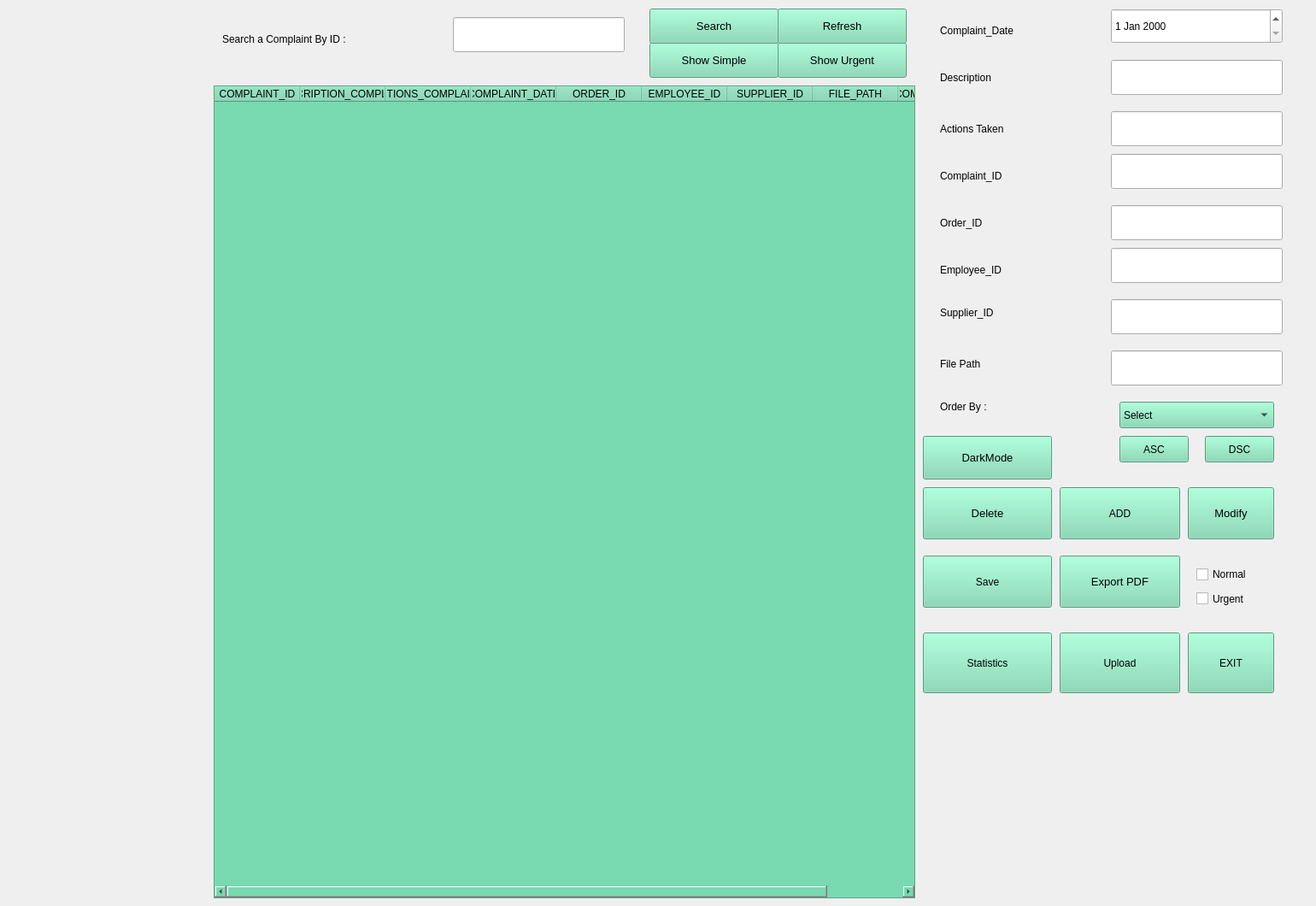
    <widget class="QWidget" name="page_3">
     <widget class="QPushButton" name="updateButton">
      <property name="geometry">
       <rect>
        <x>1390</x>
        <y>570</y>
        <width>101</width>
        <height>61</height>
       </rect>
      </property>
      <property name="font">
       <font>
        <pointsize>10</pointsize>
       </font>
      </property>
      <property name="cursor">
       <cursorShape>PointingHandCursor</cursorShape>
      </property>
      <property name="styleSheet">
       <string notr="true">background: #79d9b0;</string>
      </property>
      <property name="text">
       <string>Modify</string>
      </property>
      <property name="icon">
       <iconset resource="background.qrc">
        <normaloff>:/background/resources/modify.png</normaloff>:/background/resources/modify.png</iconset>
      </property>
     </widget>
     <widget class="QPushButton" name="afficherSimpleButton">
      <property name="geometry">
       <rect>
        <x>760</x>
        <y>50</y>
        <width>151</width>
        <height>41</height>
       </rect>
      </property>
      <property name="font">
       <font>
        <pointsize>10</pointsize>
       </font>
      </property>
      <property name="cursor">
       <cursorShape>PointingHandCursor</cursorShape>
      </property>
      <property name="styleSheet">
       <string notr="true">background: #79d9b0;</string>
      </property>
      <property name="text">
       <string>Show Simple</string>
      </property>
      <property name="icon">
       <iconset resource="background.qrc">
        <normaloff>:/resources/r1.png</normaloff>:/resources/r1.png</iconset>
      </property>
      <property name="iconSize">
       <size>
        <width>30</width>
        <height>30</height>
       </size>
      </property>
     </widget>
     <widget class="QLabel" name="label_10">
      <property name="geometry">
       <rect>
        <x>260</x>
        <y>30</y>
        <width>251</width>
        <height>31</height>
       </rect>
      </property>
      <property name="styleSheet">
       <string notr="true">font: 600 20px &quot;Sitka Display Semibold&quot;;
</string>
      </property>
      <property name="text">
       <string>Search a Complaint By ID :</string>
      </property>
     </widget>
     <widget class="QComboBox" name="combobox">
      <property name="geometry">
       <rect>
        <x>1310</x>
        <y>470</y>
        <width>181</width>
        <height>31</height>
       </rect>
      </property>
      <property name="styleSheet">
       <string notr="true">background: #79d9b0;</string>
      </property>
      <item>
       <property name="text">
        <string>Select</string>
       </property>
      </item>
     </widget>
     <widget class="QLabel" name="label_7">
      <property name="geometry">
       <rect>
        <x>1100</x>
        <y>350</y>
        <width>161</width>
        <height>31</height>
       </rect>
      </property>
      <property name="text">
       <string>Supplier_ID</string>
      </property>
     </widget>
     <widget class="QDateEdit" name="l0">
      <property name="geometry">
       <rect>
        <x>1300</x>
        <y>10</y>
        <width>201</width>
        <height>41</height>
       </rect>
      </property>
     </widget>
     <widget class="QLineEdit" name="seearchLine_6">
      <property name="geometry">
       <rect>
        <x>530</x>
        <y>20</y>
        <width>201</width>
        <height>41</height>
       </rect>
      </property>
      <property name="styleSheet">
       <string notr="true"/>
      </property>
     </widget>
     <widget class="QLabel" name="label_6">
      <property name="geometry">
       <rect>
        <x>1100</x>
        <y>300</y>
        <width>161</width>
        <height>31</height>
       </rect>
      </property>
      <property name="text">
       <string>Employee_ID</string>
      </property>
     </widget>
     <widget class="QPushButton" name="exportButton_6">
      <property name="geometry">
       <rect>
        <x>1240</x>
        <y>650</y>
        <width>141</width>
        <height>61</height>
       </rect>
      </property>
      <property name="font">
       <font>
        <pointsize>10</pointsize>
       </font>
      </property>
      <property name="cursor">
       <cursorShape>PointingHandCursor</cursorShape>
      </property>
      <property name="styleSheet">
       <string notr="true">background: #79d9b0;</string>
      </property>
      <property name="text">
       <string>Export PDF</string>
      </property>
      <property name="icon">
       <iconset resource="background.qrc">
        <normaloff>:/background/resources/pdf.png</normaloff>:/background/resources/pdf.png</iconset>
      </property>
      <property name="iconSize">
       <size>
        <width>30</width>
        <height>40</height>
       </size>
      </property>
     </widget>
     <widget class="QLabel" name="label_8">
      <property name="geometry">
       <rect>
        <x>1100</x>
        <y>410</y>
        <width>161</width>
        <height>31</height>
       </rect>
      </property>
      <property name="text">
       <string>File Path</string>
      </property>
     </widget>
     <widget class="QLineEdit" name="filePathLineEdit">
      <property name="geometry">
       <rect>
        <x>1300</x>
        <y>410</y>
        <width>201</width>
        <height>41</height>
       </rect>
      </property>
     </widget>
     <widget class="QPushButton" name="afficherUrgentButton">
      <property name="geometry">
       <rect>
        <x>910</x>
        <y>50</y>
        <width>151</width>
        <height>41</height>
       </rect>
      </property>
      <property name="font">
       <font>
        <pointsize>10</pointsize>
       </font>
      </property>
      <property name="cursor">
       <cursorShape>PointingHandCursor</cursorShape>
      </property>
      <property name="styleSheet">
       <string notr="true">background: #79d9b0;</string>
      </property>
      <property name="text">
       <string>Show Urgent</string>
      </property>
      <property name="icon">
       <iconset resource="background.qrc">
        <normaloff>:/resources/r1.png</normaloff>:/resources/r1.png</iconset>
      </property>
      <property name="iconSize">
       <size>
        <width>30</width>
        <height>30</height>
       </size>
      </property>
     </widget>
     <widget class="QLabel" name="label_4">
      <property name="geometry">
       <rect>
        <x>1100</x>
        <y>190</y>
        <width>171</width>
        <height>31</height>
       </rect>
      </property>
      <property name="text">
       <string>Complaint_ID</string>
      </property>
     </widget>
     <widget class="QPushButton" name="deleteButton">
      <property name="geometry">
       <rect>
        <x>1080</x>
        <y>570</y>
        <width>151</width>
        <height>61</height>
       </rect>
      </property>
      <property name="font">
       <font>
        <pointsize>10</pointsize>
       </font>
      </property>
      <property name="cursor">
       <cursorShape>PointingHandCursor</cursorShape>
      </property>
      <property name="styleSheet">
       <string notr="true">background: #79d9b0;</string>
      </property>
      <property name="text">
       <string>Delete</string>
      </property>
      <property name="icon">
       <iconset resource="background.qrc">
        <normaloff>:/background/resources/delete.png</normaloff>:/background/resources/delete.png</iconset>
      </property>
     </widget>
     <widget class="QLabel" name="label_5">
      <property name="geometry">
       <rect>
        <x>1100</x>
        <y>250</y>
        <width>161</width>
        <height>21</height>
       </rect>
      </property>
      <property name="text">
       <string>Order_ID</string>
      </property>
     </widget>
     <widget class="QLineEdit" name="l2">
      <property name="geometry">
       <rect>
        <x>1300</x>
        <y>130</y>
        <width>201</width>
        <height>41</height>
       </rect>
      </property>
     </widget>
     <widget class="QLineEdit" name="l3">
      <property name="geometry">
       <rect>
        <x>1300</x>
        <y>180</y>
        <width>201</width>
        <height>41</height>
       </rect>
      </property>
     </widget>
     <widget class="QPushButton" name="searchButton">
      <property name="geometry">
       <rect>
        <x>760</x>
        <y>10</y>
        <width>151</width>
        <height>41</height>
       </rect>
      </property>
      <property name="font">
       <font>
        <pointsize>10</pointsize>
       </font>
      </property>
      <property name="cursor">
       <cursorShape>PointingHandCursor</cursorShape>
      </property>
      <property name="styleSheet">
       <string notr="true">background: #79d9b0;</string>
      </property>
      <property name="text">
       <string>Search</string>
      </property>
      <property name="icon">
       <iconset resource="background.qrc">
        <normaloff>:/background/resources/search.jpg</normaloff>:/background/resources/search.jpg</iconset>
      </property>
      <property name="iconSize">
       <size>
        <width>30</width>
        <height>30</height>
       </size>
      </property>
     </widget>
     <widget class="QPushButton" name="dscButton">
      <property name="geometry">
       <rect>
        <x>1410</x>
        <y>510</y>
        <width>81</width>
        <height>31</height>
       </rect>
      </property>
      <property name="styleSheet">
       <string notr="true">background: #79d9b0;</string>
      </property>
      <property name="text">
       <string>DSC</string>
      </property>
      <property name="icon">
       <iconset resource="background.qrc">
        <normaloff>:/background/resources/descend.png</normaloff>:/background/resources/descend.png</iconset>
      </property>
      <property name="iconSize">
       <size>
        <width>30</width>
        <height>20</height>
       </size>
      </property>
     </widget>
     <widget class="QLineEdit" name="l5">
      <property name="geometry">
       <rect>
        <x>1300</x>
        <y>290</y>
        <width>201</width>
        <height>41</height>
       </rect>
      </property>
     </widget>
     <widget class="QLabel" name="label_9">
      <property name="geometry">
       <rect>
        <x>1100</x>
        <y>460</y>
        <width>161</width>
        <height>31</height>
       </rect>
      </property>
      <property name="text">
       <string>Order By :</string>
      </property>
     </widget>
     <widget class="QPushButton" name="ascButton">
      <property name="geometry">
       <rect>
        <x>1310</x>
        <y>510</y>
        <width>81</width>
        <height>31</height>
       </rect>
      </property>
      <property name="styleSheet">
       <string notr="true">background: #79d9b0;</string>
      </property>
      <property name="text">
       <string>ASC</string>
      </property>
      <property name="icon">
       <iconset resource="background.qrc">
        <normaloff>:/background/resources/ascend.png</normaloff>:/background/resources/ascend.png</iconset>
      </property>
      <property name="iconSize">
       <size>
        <width>30</width>
        <height>20</height>
       </size>
      </property>
     </widget>
     <widget class="QPushButton" name="backButton">
      <property name="geometry">
       <rect>
        <x>1390</x>
        <y>740</y>
        <width>101</width>
        <height>71</height>
       </rect>
      </property>
      <property name="styleSheet">
       <string notr="true">background: #79d9b0;</string>
      </property>
      <property name="text">
       <string>EXIT</string>
      </property>
      <property name="icon">
       <iconset resource="background.qrc">
        <normaloff>:/background/resources/exit.png</normaloff>:/background/resources/exit.png</iconset>
      </property>
      <property name="iconSize">
       <size>
        <width>30</width>
        <height>40</height>
       </size>
      </property>
     </widget>
     <widget class="QCheckBox" name="normalCheckBox">
      <property name="geometry">
       <rect>
        <x>1400</x>
        <y>660</y>
        <width>91</width>
        <height>24</height>
       </rect>
      </property>
      <property name="text">
       <string>Normal</string>
      </property>
     </widget>
     <widget class="QTableWidget" name="tableWidget_6">
      <property name="geometry">
       <rect>
        <x>250</x>
        <y>100</y>
        <width>821</width>
        <height>951</height>
       </rect>
      </property>
      <property name="styleSheet">
       <string notr="true">background:#79d9b0; 
</string>
      </property>
      <column>
       <property name="text">
        <string>COMPLAINT_ID</string>
       </property>
      </column>
      <column>
       <property name="text">
        <string>DESCRIPTION_COMPLAINT</string>
       </property>
      </column>
      <column>
       <property name="text">
        <string>ACTIONS_COMPLAINT</string>
       </property>
      </column>
      <column>
       <property name="text">
        <string>COMPLAINT_DATE</string>
       </property>
      </column>
      <column>
       <property name="text">
        <string>ORDER_ID</string>
       </property>
      </column>
      <column>
       <property name="text">
        <string>EMPLOYEE_ID</string>
       </property>
      </column>
      <column>
       <property name="text">
        <string>SUPPLIER_ID</string>
       </property>
      </column>
      <column>
       <property name="text">
        <string>FILE_PATH</string>
       </property>
      </column>
      <column>
       <property name="text">
        <string>COMPLAINT_TYPE</string>
       </property>
      </column>
     </widget>
     <widget class="QPushButton" name="statistique_6">
      <property name="geometry">
       <rect>
        <x>1080</x>
        <y>740</y>
        <width>151</width>
        <height>71</height>
       </rect>
      </property>
      <property name="font">
       <font>
        <pointsize>9</pointsize>
       </font>
      </property>
      <property name="cursor">
       <cursorShape>PointingHandCursor</cursorShape>
      </property>
      <property name="styleSheet">
       <string notr="true">background: #79d9b0;</string>
      </property>
      <property name="text">
       <string>Statistics</string>
      </property>
      <property name="icon">
       <iconset resource="background.qrc">
        <normaloff>:/background/resources/stats.png</normaloff>:/background/resources/stats.png</iconset>
      </property>
      <property name="iconSize">
       <size>
        <width>30</width>
        <height>40</height>
       </size>
      </property>
     </widget>
     <widget class="QLineEdit" name="l7">
      <property name="geometry">
       <rect>
        <x>1300</x>
        <y>350</y>
        <width>201</width>
        <height>41</height>
       </rect>
      </property>
     </widget>
     <widget class="QLineEdit" name="l4">
      <property name="geometry">
       <rect>
        <x>1300</x>
        <y>240</y>
        <width>201</width>
        <height>41</height>
       </rect>
      </property>
     </widget>
     <widget class="QPushButton" name="refreshButton">
      <property name="geometry">
       <rect>
        <x>910</x>
        <y>10</y>
        <width>151</width>
        <height>41</height>
       </rect>
      </property>
      <property name="font">
       <font>
        <pointsize>10</pointsize>
       </font>
      </property>
      <property name="cursor">
       <cursorShape>PointingHandCursor</cursorShape>
      </property>
      <property name="styleSheet">
       <string notr="true">background: #79d9b0;</string>
      </property>
      <property name="text">
       <string>Refresh</string>
      </property>
      <property name="icon">
       <iconset resource="background.qrc">
        <normaloff>:/resources/r1.png</normaloff>:/resources/r1.png</iconset>
      </property>
      <property name="iconSize">
       <size>
        <width>30</width>
        <height>30</height>
       </size>
      </property>
     </widget>
     <widget class="QLabel" name="label_3">
      <property name="geometry">
       <rect>
        <x>1100</x>
        <y>140</y>
        <width>171</width>
        <height>21</height>
       </rect>
      </property>
      <property name="text">
       <string>Actions Taken</string>
      </property>
     </widget>
     <widget class="QLabel" name="label_2">
      <property name="geometry">
       <rect>
        <x>1100</x>
        <y>80</y>
        <width>161</width>
        <height>21</height>
       </rect>
      </property>
      <property name="text">
       <string>Description</string>
      </property>
     </widget>
     <widget class="QPushButton" name="toggleDarkModeButton">
      <property name="geometry">
       <rect>
        <x>1080</x>
        <y>510</y>
        <width>151</width>
        <height>51</height>
       </rect>
      </property>
      <property name="font">
       <font>
        <pointsize>10</pointsize>
       </font>
      </property>
      <property name="cursor">
       <cursorShape>PointingHandCursor</cursorShape>
      </property>
      <property name="styleSheet">
       <string notr="true">background: #79d9b0;</string>
      </property>
      <property name="text">
       <string>DarkMode</string>
      </property>
      <property name="iconSize">
       <size>
        <width>30</width>
        <height>30</height>
       </size>
      </property>
     </widget>
     <widget class="QLabel" name="label">
      <property name="geometry">
       <rect>
        <x>1100</x>
        <y>10</y>
        <width>191</width>
        <height>51</height>
       </rect>
      </property>
      <property name="text">
       <string>Complaint_Date</string>
      </property>
     </widget>
     <widget class="QCheckBox" name="urgentCheckBox">
      <property name="geometry">
       <rect>
        <x>1400</x>
        <y>680</y>
        <width>131</width>
        <height>41</height>
       </rect>
      </property>
      <property name="text">
       <string>Urgent</string>
      </property>
     </widget>
     <widget class="QLineEdit" name="l1">
      <property name="geometry">
       <rect>
        <x>1300</x>
        <y>70</y>
        <width>201</width>
        <height>41</height>
       </rect>
      </property>
     </widget>
     <widget class="QPushButton" name="Upload">
      <property name="geometry">
       <rect>
        <x>1240</x>
        <y>740</y>
        <width>141</width>
        <height>71</height>
       </rect>
      </property>
      <property name="styleSheet">
       <string notr="true">background: #79d9b0;</string>
      </property>
      <property name="text">
       <string>Upload</string>
      </property>
      <property name="icon">
       <iconset resource="background.qrc">
        <normaloff>:/background/resources/upload.png</normaloff>:/background/resources/upload.png</iconset>
      </property>
      <property name="iconSize">
       <size>
        <width>30</width>
        <height>40</height>
       </size>
      </property>
     </widget>
     <widget class="QPushButton" name="addButton">
      <property name="geometry">
       <rect>
        <x>1240</x>
        <y>570</y>
        <width>141</width>
        <height>61</height>
       </rect>
      </property>
      <property name="styleSheet">
       <string notr="true">background: #79d9b0;</string>
      </property>
      <property name="text">
       <string>ADD</string>
      </property>
      <property name="icon">
       <iconset resource="background.qrc">
        <normaloff>:/background/resources/add.png</normaloff>:/background/resources/add.png</iconset>
      </property>
     </widget>
     <widget class="QPushButton" name="sauvegarder">
      <property name="geometry">
       <rect>
        <x>1080</x>
        <y>650</y>
        <width>151</width>
        <height>61</height>
       </rect>
      </property>
      <property name="styleSheet">
       <string notr="true">background: #79d9b0;</string>
      </property>
      <property name="text">
       <string>Save</string>
      </property>
      <property name="icon">
       <iconset resource="background.qrc">
        <normaloff>:/background/resources/save.png</normaloff>:/background/resources/save.png</iconset>
      </property>
      <property name="iconSize">
       <size>
        <width>30</width>
        <height>30</height>
       </size>
      </property>
     </widget>
    </widget>
